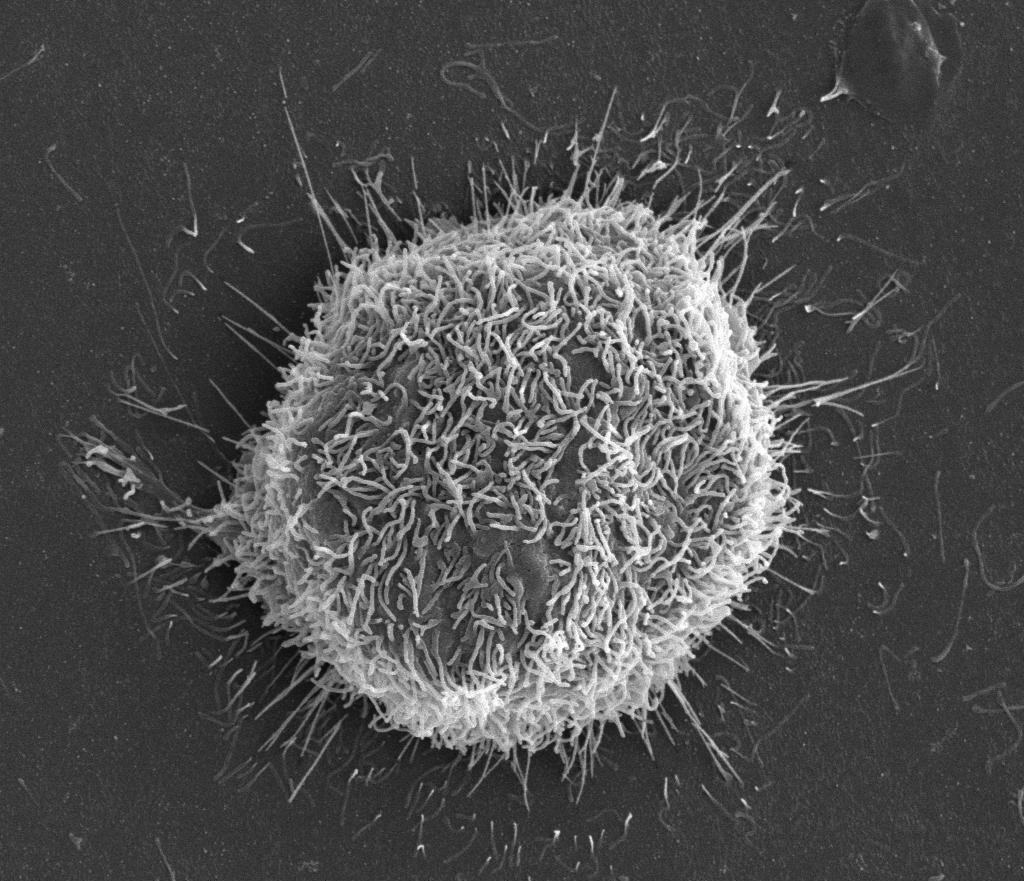
#> input picture Module1/data/cell.jpg, 1024 x 881 px, found by its file name
$ jupyter execute 1a_Intro.ipynb
#> lines starting #> are read from the running program, lines starting #| are printed output that depends on the picture
# <span style="color:lightblue">Brief Introduction</span>

## 1. Jupyter Notebook Basics

Jupyter Notebooks consist of a linear sequence of cells. There are three basic cell types:

- Code cells: Input and output of live code that is run in the kernel
- Markdown cells: Narrative text with embedded LaTeX equations
- Raw cells: Unformatted text that is included, without modification, when notebooks are converted to different formats using nbconvert

### Code

[cell 1]
print('Hello')

### Markdown

In *markdown cells* you can create headers (using "#"), lists (using "-" or numbers (1,2,...) for an ordered list) and many other useful things that you can find here: </br>
* https://www.markdownguide.org/basic-syntax/</br>
* https://www.geeksforgeeks.org/how-to-use-jupyter-notebook-an-ultimate-guide/

___

## 2. Numpy Arrays

### Images are arrays of numbers

[Numpy](https://numpy.org) is a library for processing multi-dimensional lists of numbers, of which microscopy images (stacks, multi-channel, time-lapses etc.) are a prominent example.

An ndarray is a (usually fixed-size) multidimensional container of items of the same type and size. The number of dimensions and items in an array is defined by its shape , which is a tuple of N non-negative integers that specify the sizes of each dimension.

*Source: [Indexing on ndarrays](https://numpy.org/doc/stable/user/basics.indexing.html) </br>
See also : [Image manipulation and processing using Numpy and Scipy by Emmanuelle Gouillart and Gaël Varoquaux](https://scipy-lectures.org/advanced/image_processing/index.html#basic-image)*

### Different ways of creating arrays

There are many different ways of creating arrays, we see only the most useful for us:

- ```np.array``` - basic creation of the array directly defnining itself

- ```np.arange``` - reates arrays with regularly incrementing values.

- ```np.zeros``` - create an image where all pixels have value `0`, it requires to specify and image size.

- ```np.random.random``` - create an image with random values, it requires to specify and image size.

*For more: [Array creation](https://numpy.org/doc/stable/user/basics.creation.html)*

**Two important properties**:

- the ```shape``` of the array, i.e. the number of rows, columns (and channels, planes etc. for multi-dimensional images)
- the ```dtype``` of the array, i.e. an image of type `int64` has 2 to the power of 64 different grey values.

[cell 2]
import numpy as np

x = np.array([[1, 2, 3], [4, 5, 6]], np.int32)
print(type(x))
print(x.shape)
print(x.dtype)

An image is just a two dimensional list of pixels values, in other words a matrix, with a certain number of rows and columns. Therefore we can define it as a list of lists, each list being a row of pixels:

[cell 3]
raw_image_array = np.asarray([
    [1, 0, 2, 1, 0, 0, 0],
    [0, 3, 1, 0, 1, 0, 1],
    [0, 5, 5, 1, 0, 1, 0],
    [0, 6, 6, 5, 1, 0, 2],
    [0, 0, 5, 6, 3, 0, 1],
    [0, 1, 2, 1, 0, 0, 1],
    [1, 0, 1, 0, 0, 1, 0]
])
print(type(raw_image_array))
print(raw_image_array.shape)
print(raw_image_array.dtype)
print(raw_image_array)

Such Numpy arrays we can perform the computations, such as:

[cell 4]
raw_image_array - 2

[cell 5]
# Example of other ways to create arrays, look at the documentation on array creation routines if you want to see how they work
# <https://numpy.org/doc/stable/reference/routines.array-creation.html>
image_size = (6, 5)
image_zeros = np.zeros(image_size)
image_random = np.random.random(image_size)

### Basic Indexing

[cell 6]
array = np.arange(10)
array

[cell 7]
print(array[2])
print(array[-2])
print(array[1:7:2])

[cell 8]
array.shape = (2, 5)
array

[cell 9]
print(array[1, 3])
print(array[0])

___

## 3. Opening and visualizing images

Most images with standard extensions (tif, png etc.) can be read using the [```skimage.io.imread```](https://scikit-image.org/docs/dev/api/skimage.io.html#skimage.io.imread) function.

See also
* [Opening other file formats using Python](https://haesleinhuepf.github.io/BioImageAnalysisNotebooks/12a_image_file_formats/readme.html)

To use ```imread``` you have three possibilities:
- use the absolute path to an image file e.g. ```imread('/Users/username/Desktop/blobs.tif')```
- use a relative path to where you currently are, e.g. ```imread('data/blobs.tif')``` or ```imread('../../data/blobs.tif')```
- use a url that points to an image file, e.g. from a GitHub repository ```imread('https://github.com/haesleinhuepf/BioImageAnalysisNotebooks/raw/main/data/blobs.tif')```

We will use this and see how it works in the next section.

## 4. Displaying Images: Matplotlib

```Matplotlib.pyplot``` is a collection of functions that make matplotlib work like MATLAB, you can use it to create your graphs or to visualize your images.

[cell 10]
import matplotlib.pyplot as plt

plt.figure(figsize=(2,2))
plt.plot([1, 2, 3, 4])

plt.figure(figsize=(2,2))
#plot([x],[y])
plt.plot([1, 4, 6, 8], [1, 2, 3, 4]) #, 'ro')
plt.ylabel('y')
plt.xlabel('x')
plt.grid()
plt.show()
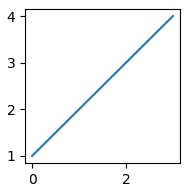
#> figure drawn by matplotlib, 1 panel
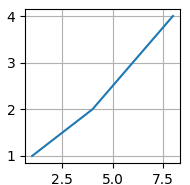
#> figure drawn by matplotlib, 1 panel

[cell 11]
names = ['group_a', 'group_b', 'group_c']
values = [1, 10, 100]

plt.figure(figsize=(9, 3))

plt.subplot(131)
plt.bar(names, values)

plt.subplot(132)
plt.scatter(names, values)

plt.subplot(133)
plt.plot(names, values)

plt.suptitle('Categorical Plotting')
plt.show()

There are many ways to display simple 2D images, but the most common one is Matplotlib.pyplot's `imshow` function.

The most important plotting options for our purposes are
* `cmap` to change the colormap (LUT)
* `vmin` to change the pixel value corresponding to the first color in the colormap
* `vmax` to change the pixel value corresponding to the last color in the colormap

The last two options control the brightness/contrast.

[cell 12]
from skimage import io
import os
path_to_images= os.path.join('Module1','data')

cell = io.imread(os.path.join(path_to_images,'cell.jpg'))
#> cell is the input picture: shape (881, 1024); min 0, max 255, mean 79

fig, (ax1, ax2, ax3, ax4) = plt.subplots(1, 4, figsize=(14,4))
ax1.imshow(cell, cmap='gray')
ax2.imshow(cell, cmap='gray', vmin=0, vmax=100)
ax3.imshow(cell, cmap='gray', vmin=100, vmax=255)
ax4.imshow(cell, cmap="seismic")
plt.show()
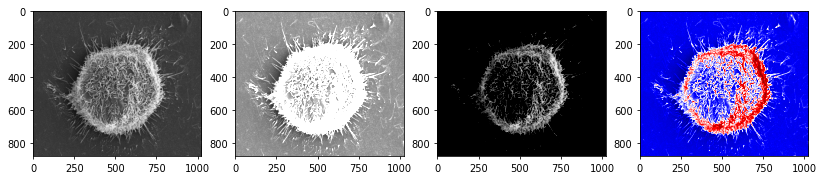
#> figure drawn by matplotlib, 4 panels

$ run again, with Module1/data/flower_changed.png saved as Module1/data/cell.jpg
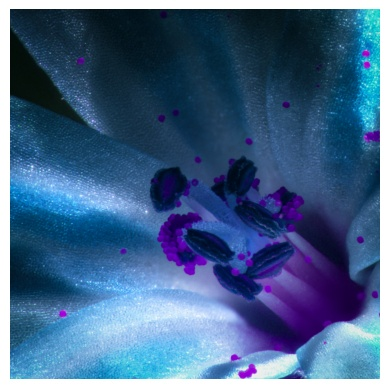
#> input picture Module1/data/flower_changed.png, 389 x 389 px, found by its file name
#> cell is the input picture: shape (389, 389, 3); mean R, G, B 67.8, 99.4, 136.9
#> `plt.show()`:
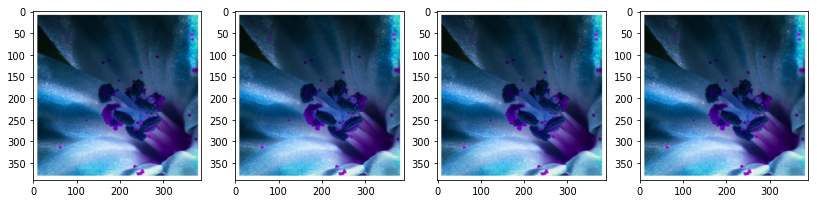
#> figure drawn by matplotlib, 4 panels
